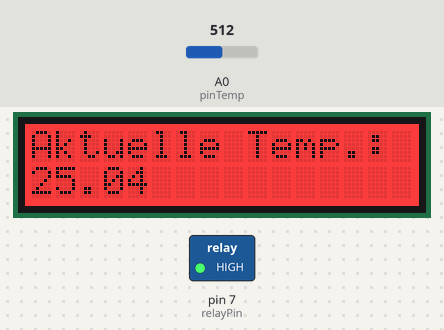
Recording of a sketch running on a simulated Arduino Uno, built with avr-gcc and run on an emulated ATmega328P. On the bench: 16×2 character LCD, switched loads named in the sketch (green lamp = pin HIGH). The inputs (shaded band) are chosen by the test bench; at power-on: A0 (pinTemp) = 512.

Above: at 2.2 s.
2.3 s: A0 (pinTemp) set to 546
At 3.2 s:
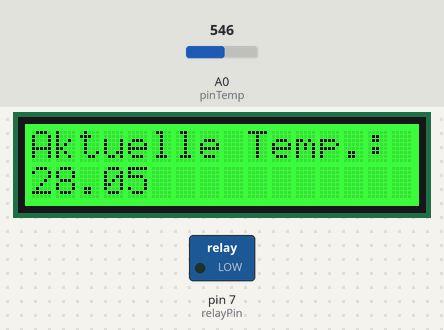
3.8 s: A0 (pinTemp) set to 511
At 4.3 s:
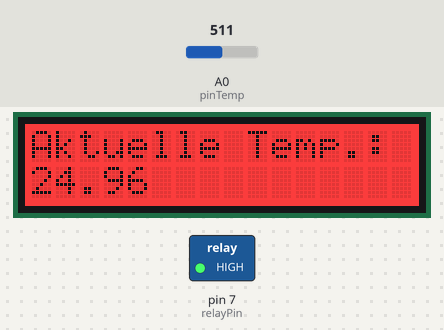
5.3 s: A0 (pinTemp) set to 306
At 6.5 s:
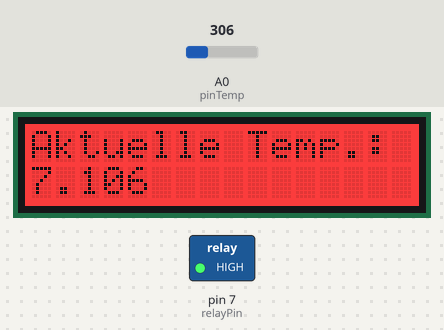
Timing chart, 0 to 8.3 s (numbered marks = the images above; inputs shaded):
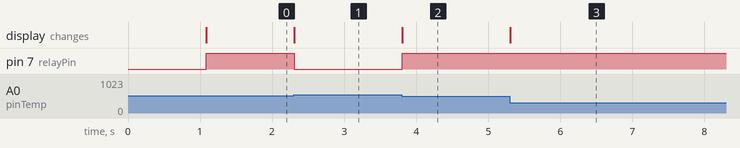

The sketch:

Sauerteig.ino
```cpp
#include <rgb_lcd.h>

rgb_lcd lcd;

const int colorR = 255;
const int colorG = 255;
const int colorB = 0;

// Define the pin to which the temperature sensor is connected.
const int pinTemp = A0;
const int relayPin =  7;

// Define the B-value of the thermistor.
// This value is a property of the thermistor used in the Grove - Temperature Sensor,
// and used to convert from the analog value it measures and a temperature value.
const int B = 3975;

const float targetTemp = 26;
const float startHeatingTemp = 25.5;
const float stopHeatingTemp = 26.5;
bool heating = false;

void setup()
{
    // set up the LCD's number of columns and rows:
    lcd.begin(16, 2);

    lcd.setRGB(colorR, colorG, colorB);

    // Print a message to the LCD.
    lcd.print("Aktuelle Temp.:");

    // Configure the relay's pin for output signals.
    pinMode(relayPin, OUTPUT);

    delay(1000);
}

void startHeating() {
  heating = true;
  digitalWrite(relayPin, HIGH);
  lcd.setRGB(255, 0, 0);
}

void stopHeating() {
  heating = false;
  digitalWrite(relayPin, LOW);
  lcd.setRGB(0, 255, 0);
}

// Schmitt trigger for controlling the heating
void checkHeating(float temperature) {
  if (heating) {
    if(temperature > stopHeatingTemp) {
      stopHeating();
    }
  } else {
    if (temperature < startHeatingTemp) {
      startHeating();
    }
  }
}

void loop()
{
    // set the cursor to column 0, line 1
    // (note: line 1 is the second row, since counting begins with 0):
    lcd.setCursor(0, 1);

    // Get the (raw) value of the temperature sensor.
    int val = analogRead(pinTemp);

    // Determine the current resistance of the thermistor based on the sensor value.
    float resistance = (float)(1023-val)/val;

    // Calculate the temperature based on the resistance value.
    const float offset = 0; //offset for calibration
    float temperature = 1/(log(resistance)/B+1/298.15)-273.15 - offset;

    lcd.print(temperature);

    checkHeating(temperature);
}

/*********************************************************************************************************
  END FILE
*********************************************************************************************************/
```

Measured:
- the behaviour switches between 528 and 529 on A0 (pinTemp) (found by bisection; images 0 and 1)
- after the input at 2.3 s, pin 7 (relayPin): HIGH → LOW at once; the display: changes at once (image 1)
- after the input at 3.8 s, pin 7 (relayPin): LOW → HIGH at once; the display: changes at once (image 2)
- after the input at 5.3 s, the display: changes at once (image 3)
